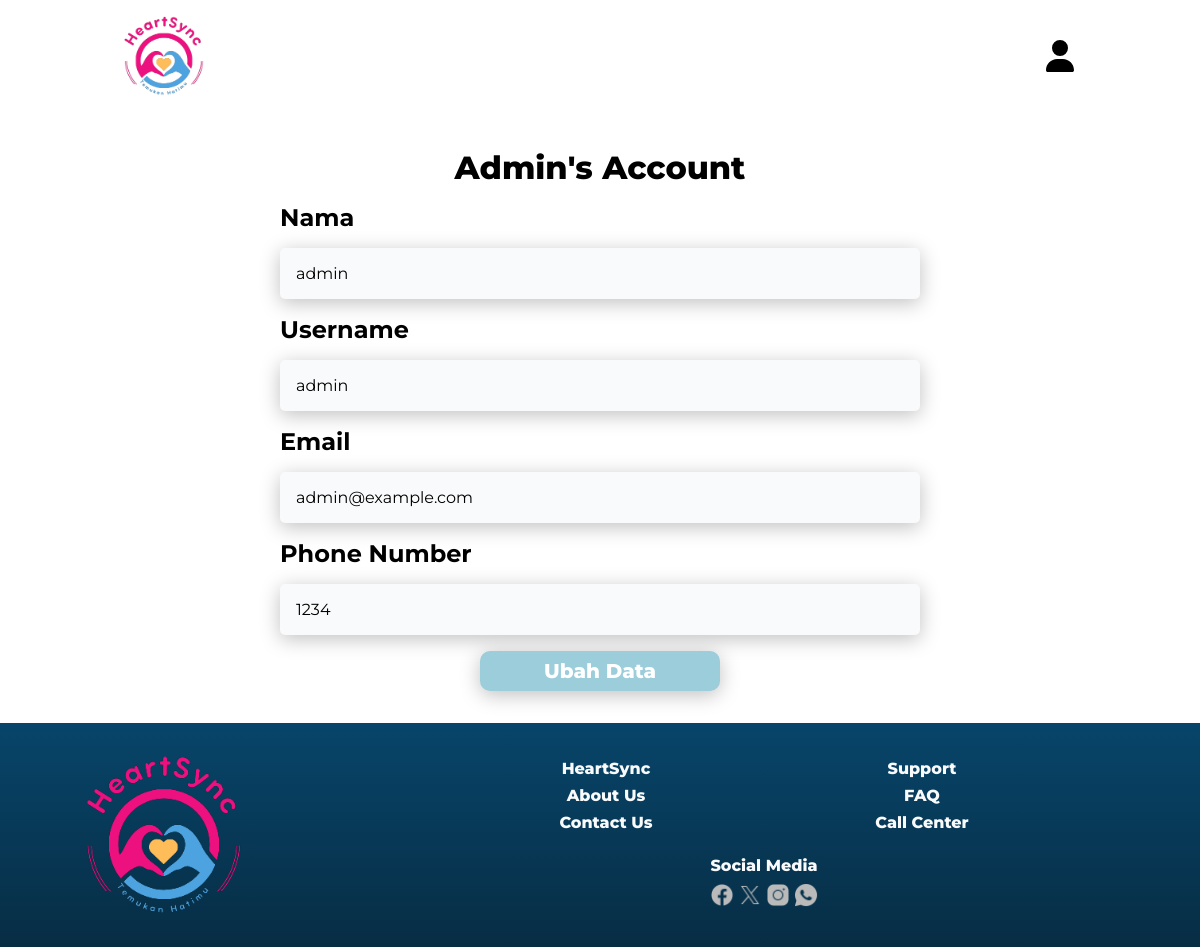
The app's page /account.php (signed in) with its own data.
### tables this page shows
CREATE TABLE `users` (
  `UserID` int(11) NOT NULL,
  `Name` varchar(100) NOT NULL,
  `Username` varchar(255) DEFAULT NULL,
  `Password` varchar(255) DEFAULT NULL,
  `Email` varchar(100) NOT NULL,
  `PhoneNumber` varchar(20) DEFAULT NULL,
  `UserType` enum('user','admin') NOT NULL
);

### functions.php (called while the page is built, shortened)
    <?php
    function connection(){
        $servername = "localhost";
        $username = "root";
        $password = "";
        $dbname = "uas";
        $connection = new mysqli($servername, $username, $password, $dbname);
        return $connection;
    }
    function fetchUser($UserID){
        $connection = connection();
        $sql = "SELECT * FROM users WHERE UserID = '$UserID'";
        $result = $connection ->query($sql);
        if ($result && $result->num_rows > 0){
            return $result->fetch_array();
        }
    }
?>

### account.php (the view, shortened to what this page needs)
<?php
include 'functions.php';
$userData = fetchUser($_SESSION['UserID']);
?>
<!DOCTYPE html>
<html lang="en">
<head>
    <link rel="stylesheet" href="assets\style.css">
</head>
<body>
    <div class="page-container">
        <header>
            <ul class="navbar">
                <li><a href="index.php"><img src="assets\img\navbar\logo1.png" class="logo"></a></li>
                <ul class="dropdown">
                    <?php if (isset($_SESSION['userType'])) : ?>
                    <li><a href="#" onclick="toggleDropdown()"><img src=" assets\img\navbar\user-solid.svg"
                                class="user-icon" /></a></li>
                    <?php else : ?>
                    <li><a href="login.php"><img src=" assets\img\navbar\user-solid.svg" class="user-icon" /></a></li>
                    <?php endif; ?>
                </ul>
            </ul>
        </header>
        <main class="account-container">
            <h1><?php echo ucfirst($_SESSION['username']); ?>'s Account</h1>
            <div class="user-detail-container">
                <h2>Nama</h2>
                <p><?php echo $userData["Name"]?></p>
                <h2>Username</h2>
                <p disabled><?php echo $userData["Username"]?></p>
                <h2>Email</h2>
                <p><?php echo $userData["Email"]?></p>
                <h2>Phone Number</h2>
                <p><?php echo $userData["PhoneNumber"]?></p>
                <a href="setting.php">Ubah Data</a>
            </div>
        </main>
        <footer class="other-page-footer footer-container"><img src="assets\img\navbar\logo1.png" />
            <div class="links-container">
                <div class="first containers">
                    <ul>
                        <li>HeartSync</li>
                        <li><a href="#about-us">About Us</a></li>
                        <li><a href="#contact-us">Contact Us</a></li>
                    </ul>
                </div>
                <div class="second containers">
                    <ul>
                        <li>Support</li>
                        <li><a href="#">FAQ</a></li>
                        <li><a href="#">Call Center</a></li>
                    </ul>
                </div>
                <div class="third containers">
                    <ul>
                        <li>Social Media</li>
                        <div class="icons-container">
                            <li><a href="https://www.facebook.com"><img src="assets\img\footer\facebook.png" /></a></li>
                            <li><a href="https://www.instagram.com"><img src="assets\img\footer\instagram.png" /></a>
                            </li>
                            <li><a href="https://www.twitter.com"><img src="assets\img\footer\twitter.png" /></a></li>
                            <li><a href="https://www.whatsapp.com"><img src="assets\img\footer\whatsapp.png" /></a></li>
                        </div>
                    </ul>
                </div>
            </div>
        </footer>
    </div>

### assets/style.css (style rules this page uses)
* { padding: 0; margin: 0; text-decoration: none; font-family: "Montserrat", sans-serif; box-sizing: border-box; scroll-behavior: smooth; }
a:visited, a { color: inherit; }
ul { list-style-type: none; }
h1 { font-size: 1.25rem; font-weight: 800; }
.page-container { display: flex; flex-direction: column; align-items: center; justify-content: center; width: 100%; gap: 2rem; }
.navbar { display: flex; width: 90vw; margin-block: 1rem; padding-inline: 4rem; justify-content: space-between; align-items: center; gap: 10px; }
.navbar a { font-weight: 700; }
.logo { aspect-ratio: 1/1; height: 5rem; }
.user-icon { aspect-ratio: 1/1; height: 2rem; }
.footer-container { display: flex; flex-direction: row; width: 100vw; justify-content: space-around; padding-block: 2rem; }
.footer-container img { height: 10rem; }
.links-container { display: flex; flex-wrap: wrap; align-items: center; justify-content: center; flex-direction: row; gap: 1rem; width: 700px; }
.containers { width: 300px; display: flex; align-items: center; justify-content: center; }
.containers li { text-align: center; }
.containers ul { display: flex; flex-direction: column; gap: 0.5rem; color: #f9fafb; }
.containers li { font-weight: 800; }
.icons-container { display: flex; flex-direction: row; gap: 0.25rem; }
.icons-container img { height: 1.5rem; }
.other-page-footer { background: linear-gradient(180deg, #07456a 0%, #072d44 100%); }
.order-form-container h1, h2 { font-weight: 700; }
.dropdown { display: inline; position: relative; }
.account-container { display: flex; flex-direction: column; gap: 1rem; }
.account-container h1 { font-size: 2rem; align-self: center; }
.user-detail-container { display: flex; flex-direction: column; gap: 1rem; }
.user-detail-container p, input { width: 40rem; padding-block: 1rem; padding-left: 1rem; border-radius: 5px; border: 0; background: #f9fafb; box-shadow: 0px 4px 20px 0px rgba(0, 0, 0, 0.25); align-self: center; }
.user-detail-container a { align-self: center; text-align: center; border-radius: 10px; background: #9ccddb; color: white; box-shadow: 0px 4px 20px 0px rgba(0, 0, 0, 0.25); width: 15rem; font-size: 1.25rem; padding: 0.5rem 0; font-weight: 800; }

### records on screen
users: Name "admin", Username "admin", Email "admin@example.com", PhoneNumber "1234"

### other values on screen
$_SESSION['username'] "Admin"
